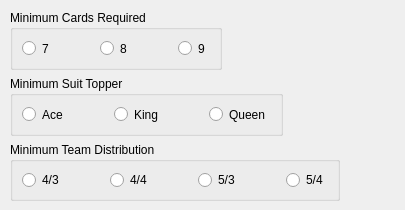
     <widget class="QWidget" name="dealOptsMajorsPage">
      <attribute name="title">
       <string>Majors</string>
      </attribute>
      <widget class="QWidget" name="layoutWidget">
       <property name="geometry">
        <rect>
         <x>10</x>
         <y>10</y>
         <width>386</width>
         <height>191</height>
        </rect>
       </property>
       <layout class="QVBoxLayout" name="verticalLayout_7">
        <item>
         <layout class="QHBoxLayout" name="horizontalLayout_21">
          <item>
           <widget class="QGroupBox" name="groupBox_6">
            <property name="title">
             <string>Minimum Cards Required</string>
            </property>
            <layout class="QVBoxLayout" name="verticalLayout_8">
             <item>
              <layout class="QHBoxLayout" name="horizontalLayout_22">
               <item>
                <widget class="QRadioButton" name="sevenMinCardsInMajor">
                 <property name="text">
                  <string>7</string>
                 </property>
                </widget>
               </item>
               <item>
                <spacer name="horizontalSpacer_25">
                 <property name="orientation">
                  <enum>Qt::Horizontal</enum>
                 </property>
                 <property name="sizeHint" stdset="0">
                  <size>
                   <width>40</width>
                   <height>20</height>
                  </size>
                 </property>
                </spacer>
               </item>
               <item>
                <widget class="QRadioButton" name="eightMinCardsInMajor">
                 <property name="text">
                  <string>8</string>
                 </property>
                </widget>
               </item>
               <item>
                <spacer name="horizontalSpacer_26">
                 <property name="orientation">
                  <enum>Qt::Horizontal</enum>
                 </property>
                 <property name="sizeHint" stdset="0">
                  <size>
                   <width>40</width>
                   <height>20</height>
                  </size>
                 </property>
                </spacer>
               </item>
               <item>
                <widget class="QRadioButton" name="nineMinCardsInMajor">
                 <property name="text">
                  <string>9</string>
                 </property>
                </widget>
               </item>
              </layout>
             </item>
            </layout>
           </widget>
          </item>
          <item>
           <spacer name="horizontalSpacer_27">
            <property name="orientation">
             <enum>Qt::Horizontal</enum>
            </property>
            <property name="sizeHint" stdset="0">
             <size>
              <width>40</width>
              <height>20</height>
             </size>
            </property>
           </spacer>
          </item>
         </layout>
        </item>
        <item>
         <layout class="QHBoxLayout" name="horizontalLayout_23">
          <item>
           <widget class="QGroupBox" name="groupBox_7">
            <property name="title">
             <string>Minimum Suit Topper</string>
            </property>
            <layout class="QVBoxLayout" name="verticalLayout_9">
             <item>
              <layout class="QHBoxLayout" name="horizontalLayout_24">
               <item>
                <widget class="QRadioButton" name="aceMinTopMajorCard">
                 <property name="text">
                  <string>Ace</string>
                 </property>
                </widget>
               </item>
               <item>
                <spacer name="horizontalSpacer_28">
                 <property name="orientation">
                  <enum>Qt::Horizontal</enum>
                 </property>
                 <property name="sizeHint" stdset="0">
                  <size>
                   <width>40</width>
                   <height>20</height>
                  </size>
                 </property>
                </spacer>
               </item>
               <item>
                <widget class="QRadioButton" name="kingMinTopMajorCard">
                 <property name="text">
                  <string>King</string>
                 </property>
                </widget>
               </item>
               <item>
                <spacer name="horizontalSpacer_29">
                 <property name="orientation">
                  <enum>Qt::Horizontal</enum>
                 </property>
                 <property name="sizeHint" stdset="0">
                  <size>
                   <width>40</width>
                   <height>20</height>
                  </size>
                 </property>
                </spacer>
               </item>
               <item>
                <widget class="QRadioButton" name="queenMinTopMajorCard">
                 <property name="text">
                  <string>Queen</string>
                 </property>
                </widget>
               </item>
              </layout>
             </item>
            </layout>
           </widget>
          </item>
          <item>
           <spacer name="horizontalSpacer_30">
            <property name="orientation">
             <enum>Qt::Horizontal</enum>
            </property>
            <property name="sizeHint" stdset="0">
             <size>
              <width>40</width>
              <height>20</height>
             </size>
            </property>
           </spacer>
          </item>
         </layout>
        </item>
        <item>
         <layout class="QHBoxLayout" name="horizontalLayout_25">
          <item>
           <widget class="QGroupBox" name="groupBox_8">
            <property name="title">
             <string>Minimum Team Distribution</string>
            </property>
            <layout class="QVBoxLayout" name="verticalLayout_10">
             <item>
              <layout class="QHBoxLayout" name="horizontalLayout_26">
               <item>
                <widget class="QRadioButton" name="fourThreeMinSuitDistMajor">
                 <property name="text">
                  <string>4/3</string>
                 </property>
                </widget>
               </item>
               <item>
                <spacer name="horizontalSpacer_31">
                 <property name="orientation">
                  <enum>Qt::Horizontal</enum>
                 </property>
                 <property name="sizeHint" stdset="0">
                  <size>
                   <width>40</width>
                   <height>20</height>
                  </size>
                 </property>
                </spacer>
               </item>
               <item>
                <widget class="QRadioButton" name="fourFourMinSuitDistMajor">
                 <property name="text">
                  <string>4/4</string>
                 </property>
                </widget>
               </item>
               <item>
                <spacer name="horizontalSpacer_32">
                 <property name="orientation">
                  <enum>Qt::Horizontal</enum>
                 </property>
                 <property name="sizeHint" stdset="0">
                  <size>
                   <width>40</width>
                   <height>20</height>
                  </size>
                 </property>
                </spacer>
               </item>
               <item>
                <widget class="QRadioButton" name="fiveThreeMinSuitDistMajor">
                 <property name="text">
                  <string>5/3</string>
                 </property>
                </widget>
               </item>
               <item>
                <spacer name="horizontalSpacer_33">
                 <property name="orientation">
                  <enum>Qt::Horizontal</enum>
                 </property>
                 <property name="sizeHint" stdset="0">
                  <size>
                   <width>40</width>
                   <height>20</height>
                  </size>
                 </property>
                </spacer>
               </item>
               <item>
                <widget class="QRadioButton" name="fiveFourMinSuitDistMajor">
                 <property name="text">
                  <string>5/4</string>
                 </property>
                </widget>
               </item>
              </layout>
             </item>
            </layout>
           </widget>
          </item>
          <item>
           <spacer name="horizontalSpacer_34">
            <property name="orientation">
             <enum>Qt::Horizontal</enum>
            </property>
            <property name="sizeHint" stdset="0">
             <size>
              <width>40</width>
              <height>20</height>
             </size>
            </property>
           </spacer>
          </item>
         </layout>
        </item>
       </layout>
      </widget>
     </widget>
